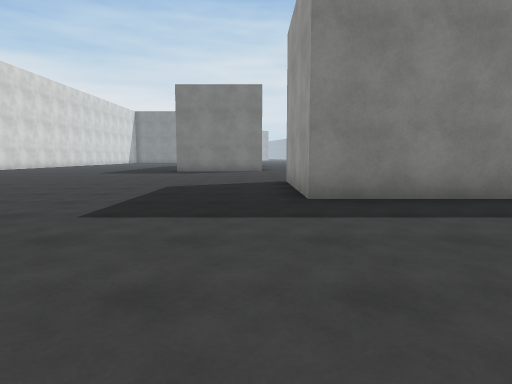
[1] (above)

23 first-person views from a walk through a scene from a Unity 3-D project. The camera is 1.2 m above the floor, tilts 6° down and sees 75° across. The floor is counted in squares, 2 m on a side. Each view is taken from the middle of a square. On the plan, view 1 faces up. The plan holds only what a view shows up to about 10 squares ahead; the rest is blank. The place goes on beyond the plan. The player character is not drawn. Surface patterns are stand-ins for the level's own textures.

[2]
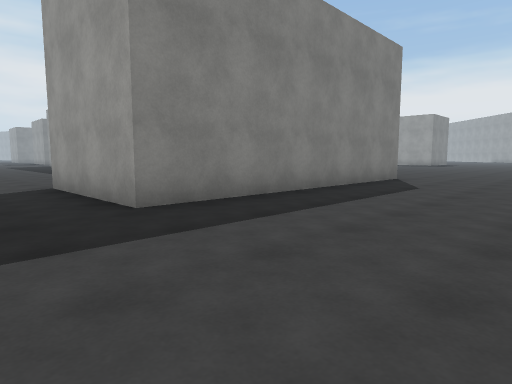

[3]
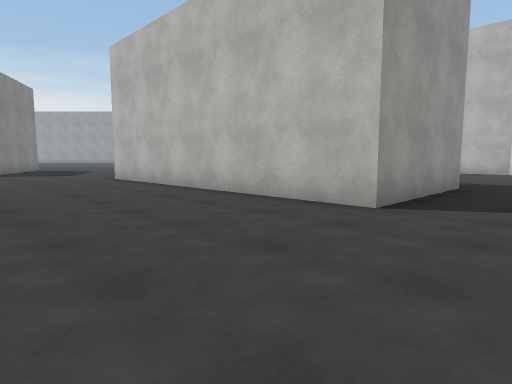

[4]
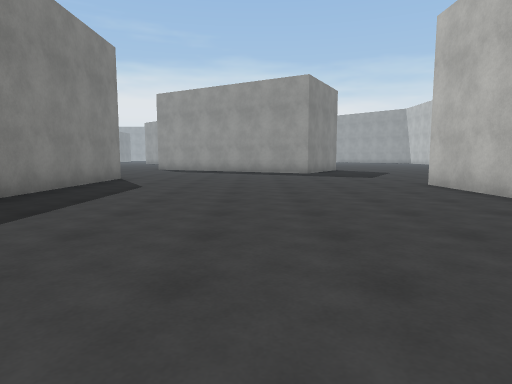

[5]
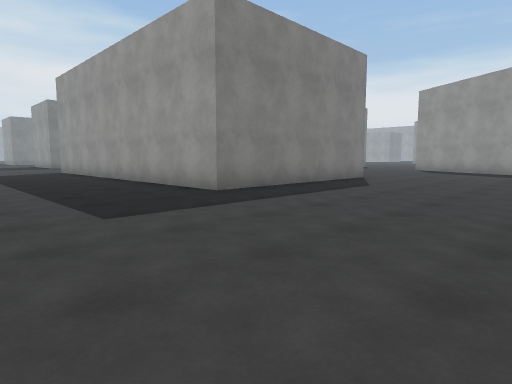

[6]
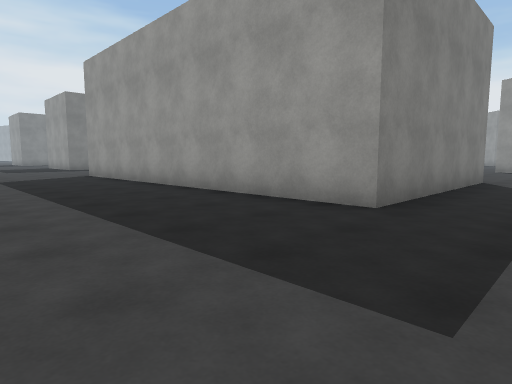

[7]
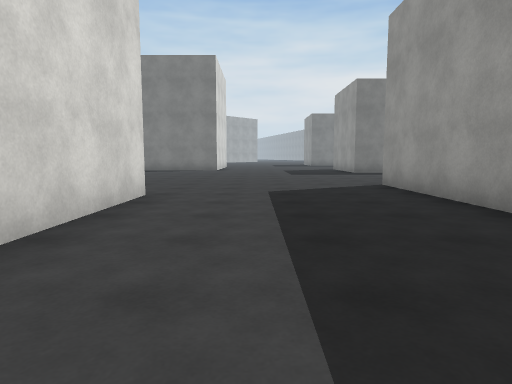

[8]
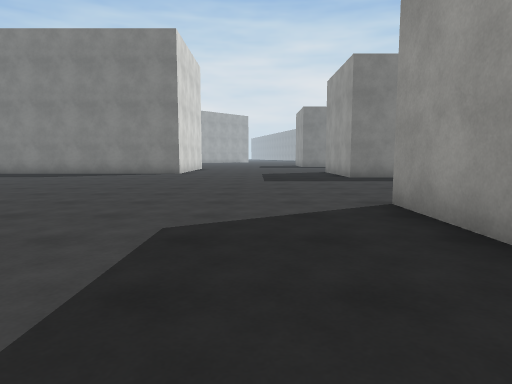

[9]
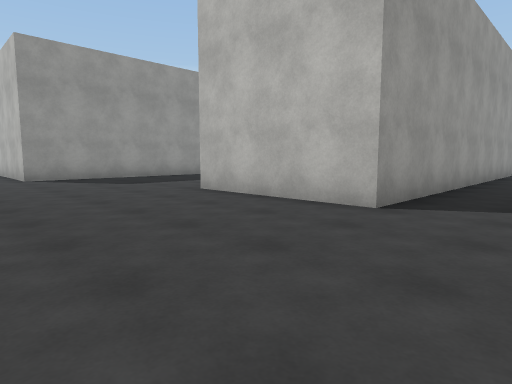

[10]
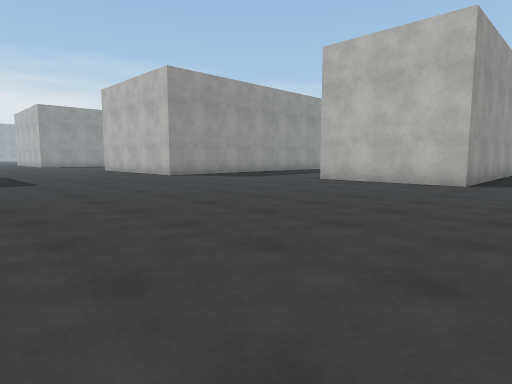

[11]
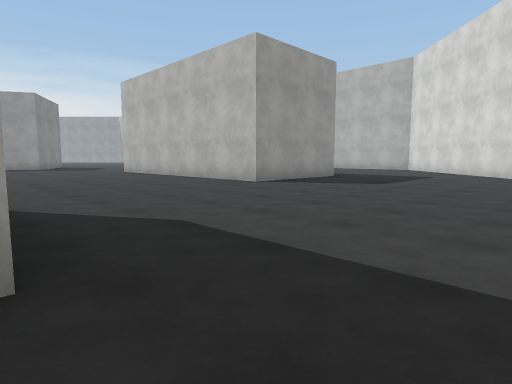

[12]
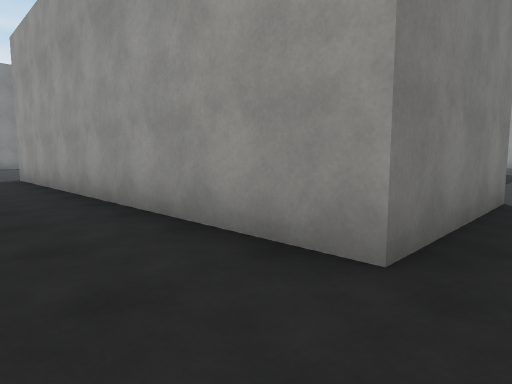

[13]
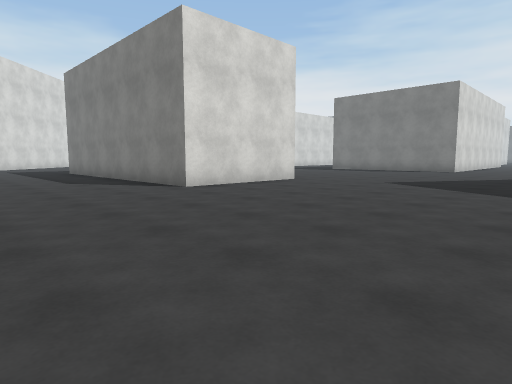

[14]
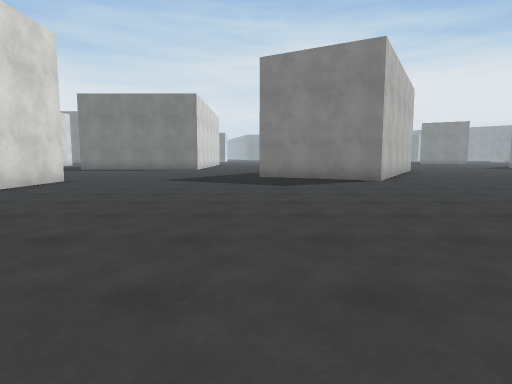

[15]
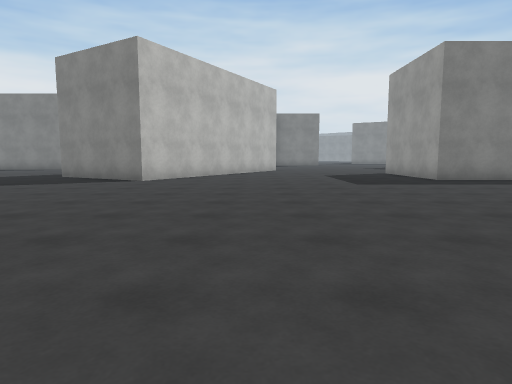

[16]
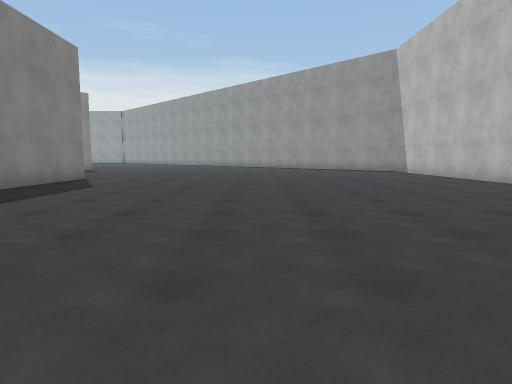

[17]
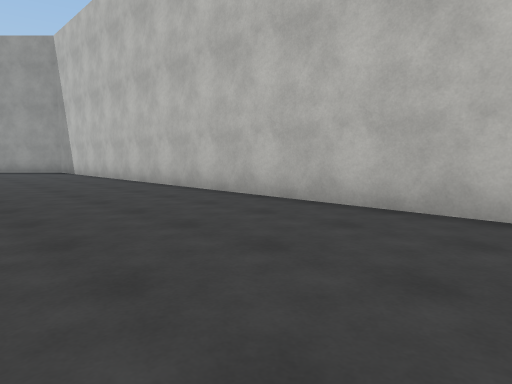

[18]
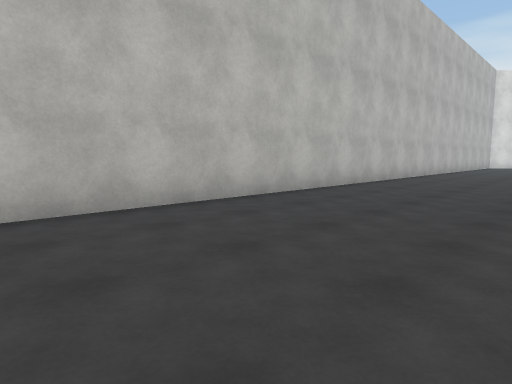

[19]
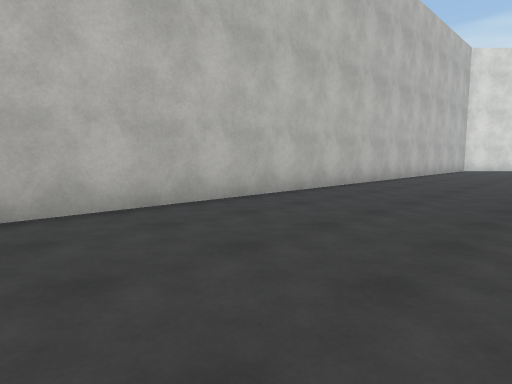

[20]
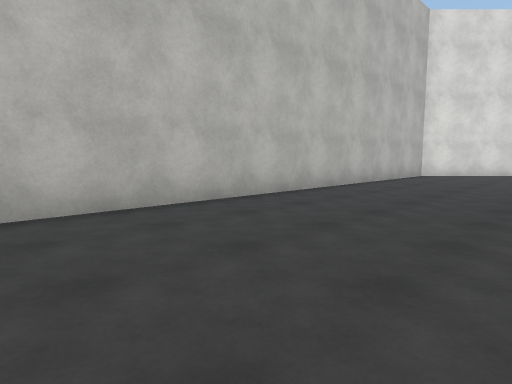

[21]
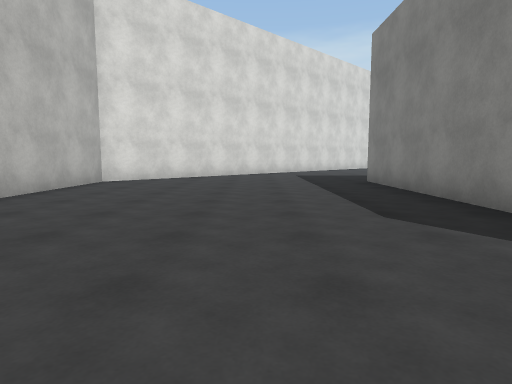

[22]
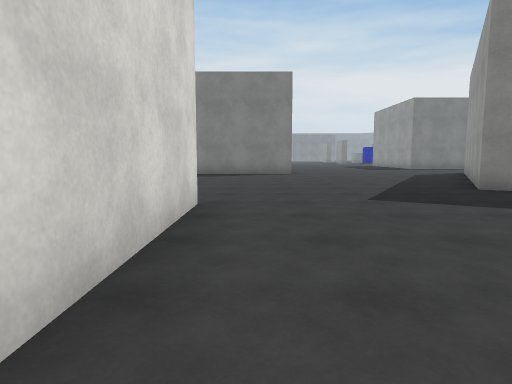

[23]
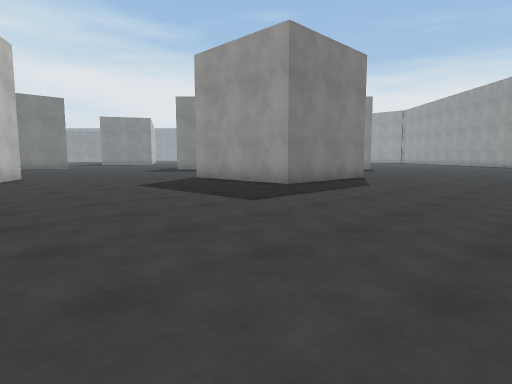

### Floor plan
Points are (right, up) in squares from view 1. A wall is a line through its corners. A room is listed if a view was taken in it or the views show most of it. See-through windows are left out.
Room 1 (views 1, 2, 3, 4, 5, 6, 7, 8, 9, 10, 11, 12, 13, 14, 15, 16, 17, 18, 19, 20, 21, 22, 23)
walls: (10.4, 15.7) (4.8, 15.7) (4.8, 25.2) (7.5, 25.2); (17.2, 10.2) (16.1, 8.4) (13.1, 10.1) (15.4, 14.1); (8.3, 8.2) (8.3, 4.7) (0.7, 4.7) (0.7, 8.2) (8.3, 8.2); (19.9, 14.9) (19.2, 13.7); (0.2, 13.7) (-3.2, 13.7) (-3.2, 23.2) (0.3, 23.2) (0.3, 20.1); (7.1, 30.7) (5.8, 30.7); (27.2, 8.7) (23.8, 8.7) (23.8, 12.2); (-1.1, 0.2) (0.9, -1.7) (28.5, -1.7); (-3.5, 2.6) (-2.8, 1.9)

Positions as (right, up) in squares from view 1, and headings:
1: (0, 0), facing up
2: (-1, 1), facing up-right
3: (-1, 12), facing down-right
4: (1, 12), facing right
5: (1, 11), facing up-right
6: (1, 14), facing up-right
7: (2, 18), facing up
8: (3, 21), facing up
9: (-5, 27), facing down-right
10: (-5, 31), facing down-right
11: (-5, 14), facing down-right
12: (-5, 13), facing up-right
13: (14, 1), facing up-left
14: (13, 0), facing up
15: (19, 0), facing up
16: (18, 4), facing right
17: (18, 2), facing down-right
18: (22, 2), facing down-left
19: (17, 2), facing down-left
20: (12, 2), facing down-left
21: (9, 2), facing left
22: (9, 4), facing up
23: (18, 4), facing up-right
